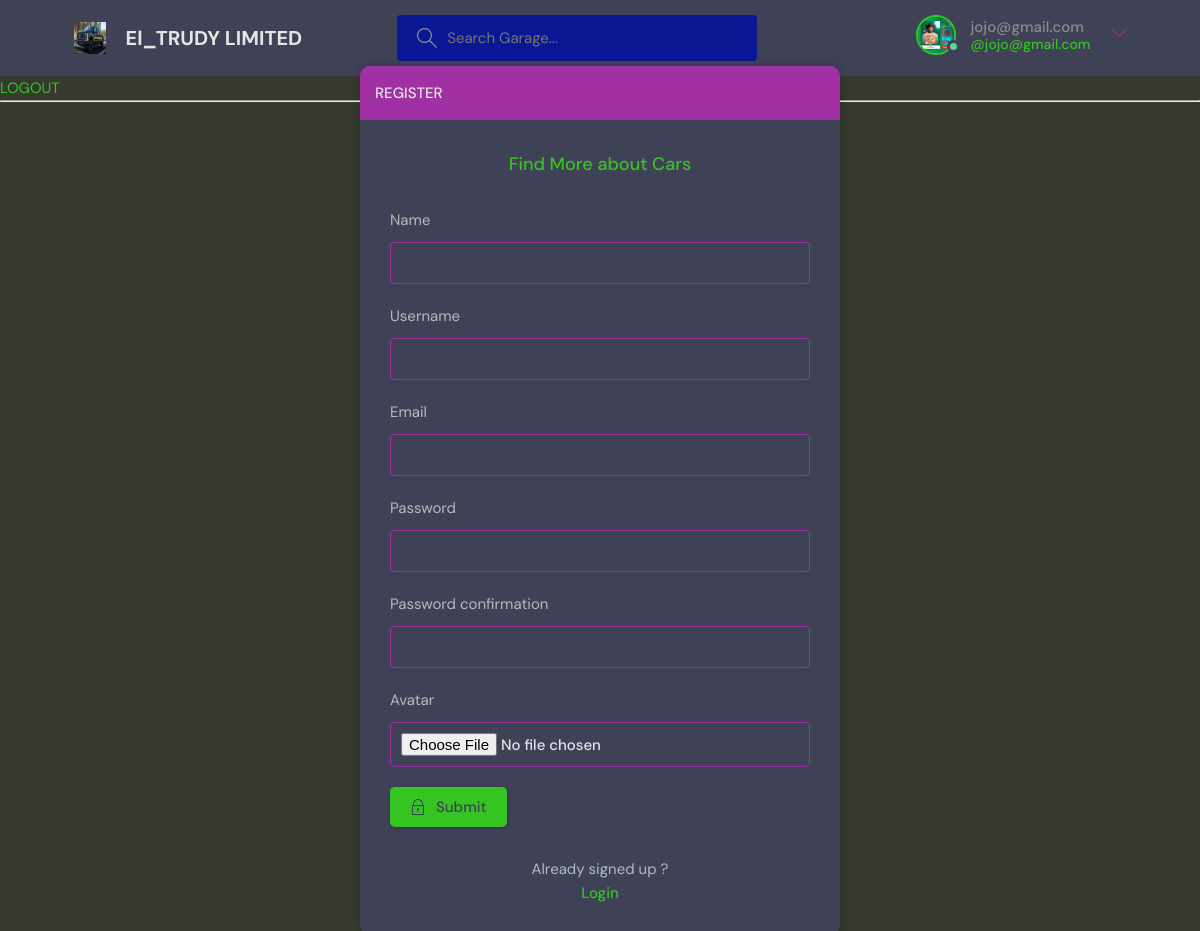
Screenshot of /register/ (signed in) with the database file from the repository.
### room/models.py (models this page shows)
class User(AbstractUser):
    name = models.CharField (max_length=200, null =True)
    email = models.EmailField(unique=True)
    bio = models.TextField( null=True)
    avatar = models.ImageField(null=True, default= "avatar.svg")
    USERNAME_FIELD = 'email'
    REQUIRED_FIELDS = []

### users/views.py (the view, shortened to what this page needs)
# urls.py: path("register/",views.register, name = "register"),
def register(request):
   page_name ="register"
   form = MainUserCreationForm()
   return render(request, 'users/login.html', {'page_name': page_name, 'form': form})

### room/forms.py
class MainUserCreationForm(UserCreationForm):
    class Meta:
        model= User
        fields = ['name','username', 'email', 'password1', 'password2','avatar' ]

### users/templates/users/login.html (shortened to what this page needs)
{% extends "main.html" %}
{% block content %}
{% if page_name == "login" %}
    <main class="auth layout">
      <div class="container">
        <div class="layout__box">
          <div class="layout__boxHeader">
            <div class="layout__boxTitle">
              <h3>Login</h3>
            </div>
          </div>
          <div class="layout__body">
            <h2 class="auth__tagline">Find More about Cars</h2>
            <form class="form" action="" method = "POST">
              {% csrf_token %}
              <div class="form__group form__group">
                <label for="room_name">Username</label>
                <input id="email" name="email" type="text" placeholder="e.g. bireelvis_p2" />
              </div>
              <div class="form__group">
                <label for="password">Password</label>
                <input
                  id="password"
                  name="password"
                  type="password"
                  placeholder="&bull;&bull;&bull;&bull;&bull;&bull;&bull;&bull;"
                />
              </div>
              <button class="btn btn--main" type="submit">
                <svg
                  version="1.1"
                  xmlns="http://www.w3.org/2000/svg"
                  width="32"
                  height="32"
                  viewBox="0 0 32 32"
                >
                  <title>lock</title>
                  <path
                    d="M27 12h-1v-2c0-5.514-4.486-10-10-10s-10 4.486-10 10v2h-1c-0.553 0-1 0.447-1 1v18c0 0.553 0.447 1 1 1h22c0.553 0 1-0.447 1-1v-18c0-0.553-0.447-1-1-1zM8 10c0-4.411 3.589-8 8-8s8 3.589 8 8v2h-16v-2zM26 30h-20v-16h20v16z"
                  ></path>
                  <path
                    d="M15 21.694v4.306h2v-4.306c0.587-0.348 1-0.961 1-1.694 0-1.105-0.895-2-2-2s-2 0.895-2 2c0 0.732 0.413 1.345 1 1.694z"
                  ></path>
                </svg>
                Login
              </button>
            </form>
            <div class="auth__action">
              <p>Haven't signed up yet?</p>
              <a href="{% url 'register'%}" class="btn btn--link">Sign Up</a>
            </div>
          </div>
        </div>
      </div>
    {% else %}
      <div class="container">
        <div class="layout__box">
          <div class="layout__boxHeader">
            <div class="layout__boxTitle">
              <h3>register</h3>
            </div>
          </div>
          <div class="layout__body">
            <h2 class="auth__tagline">Find More about Cars</h2>
            <form class="form" action="" method = "POST" enctype= "multipart/form-data">
              {% for field in form  %}
              <div class="form__group form__group">
                <label for="room_name">{{field.label}}</label>
               {{field}}
              </div>
              {% endfor %}
              <button class="btn btn--main" type="submit">
                Submit
              </button>
            </form>
            <div class="auth__action">
              <p>Already signed up ?</p>
              <a href="{% url 'login'%}" class="btn btn--link">Login</a>
            </div>
          </div>
        </div>
      </div>
    {% endif %}
{% endblock content %}

### templates/navbar.html (shortened to what this page needs)
{% load static %}
<header class="header header--loggedIn">
    <div class="container">
      <a href="{% url 'home'%}" class="header__logo">
        <img src="{% static 'images/icons/ford.jpeg'%}" />
        <h1>El_TRUDY LIMITED</h1>
      </a>
      <form class="header__search" method = 'GET' action = "{% url 'home'%}">
        <label>
          <input name="q" placeholder="Search Garage..." />
        </label>
      </form>
      <nav class="header__menu">
        {% if request.user.is_authenticated %}
        <div class="header__user">
          <a href="{% url 'edit_user'%}">
            <div class="avatar avatar--medium active">
              <img src="{{request.user.avatar.url}}" />
            </div>
            <p>{{request.user}} <span>@{{request.user}}</span></p>
          </a>
          <button class="dropdown-button">
            <svg version="1.1" xmlns="http://www.w3.org/2000/svg" width="32" height="32" viewBox="0 0 32 32">
              <title>chevron-down</title>
              <path d="M16 21l-13-13h-3l16 16 16-16h-3l-13 13z"></path>
            </svg>
          </button>
        </div>
        {% else %}
         <a href="{% url 'login' %}">
          <img src="{% static 'images/avatar.svg' %}" />
          <p>Login</p>
        </a>
        {% endif %}
      </nav>
    </div>
  </header>
{% if request.user.is_authenticated %}
<a href="{% url 'logout' %}">LOGOUT</a>
{%else%}
<a href="{% url 'login'%}">LOGIN</a>
{% endif %}

### static/styles/style.css (style rules this page uses)
:root { --color-main: #35c522; --color-main-light: #e1f6fb; --color-dark: #3f4156; --color-dark-medium: #0a1794; --color-dark-light: #a130a5; --color-light: #e5e5e5; --color-gray: #8b8b8b; --color-light-gray: #b2bdbd; --color-bg: #36392d; --color-success: #5dd693; --color-error: #fc4b0b; }
* { font-family: "DM Sans", -apple-system, BlinkMacSystemFont, "Segoe UI", Roboto, Oxygen, Ubuntu, Cantarell, "Open Sans", "Helvetica Neue", sans-serif; margin: 0; padding: 0; box-sizing: border-box; text-rendering: optimizeLegibility; font-size: inherit; }
html { font-size: 56.25%; }
@media only screen and (min-width: 1200px) { html { font-size: 62.5%; } }
body { line-height: 1.6; font-weight: 400; font-size: 1.5rem; color: var(--color-light-gray); background-color: var(--color-bg); min-height: 100vh; }
img { width: 100%; }
a { display: inline-block; color: var(--color-main); text-decoration: none; }
.container { max-width: 120rem; width: 90%; margin: auto; }
.btn { background-color: transparent; border: none; display: inline-flex; align-items: center; gap: 1rem; cursor: pointer; transition: all ease-in-out 0.3s; padding: 1rem 2rem; border-radius: 5px; box-shadow: 1px 1px 3px 1px rgba(0, 0, 0, 0.15); font-weight: 500; }
.btn--link { border-radius: 0; padding: 0; color: var(--color-main); box-shadow: none; }
.btn--main { background-color: var(--color-main); color: var(--color-dark); }
.btn > svg { fill: currentColor; width: 1.6rem; height: 1.6rem; }
.avatar { position: relative; display: inline-block; border-radius: 50%; border: 2px solid var(--color-main); }
.avatar img { display: block; border-radius: 50%; object-fit: cover; object-position: center; }
.avatar::after { content: ""; display: block; position: absolute; background-color: var(--color-gray); z-index: 111; border-radius: 50%; border: 0.3rem solid var(--color-dark); }
.avatar.active::after { background-color: var(--color-success); }
.avatar.avatar--medium img { width: 3.6rem; height: 3.6rem; border-radius: 50%; }
.avatar.avatar--medium:after { width: 0.7rem; height: 0.7rem; bottom: 0px; right: -6px; }
.header { padding: 1.5rem; background-color: var(--color-dark); }
.header > .container { display: flex; gap: 9.5rem; }
.header__logo, .header__user { display: flex; gap: 2rem; align-items: center; }
.header__logo > img { height: 3.2rem; width: 3.2rem; }
.header__logo > h1 { font-weight: 700; font-size: 2rem; color: var(--color-light); }
.header__search > label { background-color: var(--color-dark-medium); padding: 1.3rem 1rem; display: flex; align-items: center; gap: 1rem; border-radius: 4px; }
.header__search svg { fill: var(--color-gray); width: 2rem; height: 2rem; margin-left: 1rem; }
.header__search input { width: 30rem; background: transparent; border: none; outline: none; color: var(--color-light); }
.header__menu { margin-left: auto; position: relative; }
.header__menu a { display: flex; gap: 1.5rem; align-items: center; font-weight: 500; text-decoration: none; color: var(--color-gray); }
.header__menu img { height: 3.6rem; }
.header__menu p { line-height: 1.2; }
.header__menu span { color: var(--color-main); font-weight: 500; font-size: 1.4rem; display: block; }
.header__menu svg { width: 1.6rem; height: 1.6rem; fill: var(--color-dark-light); }
.dropdown-button { background: transparent; border: 0; outline: 0; cursor: pointer; }
.layout__box { width: 90%; max-width: 48rem; min-height: 40rem; position: absolute; top: 50%; left: 50%; transform: translate(-50%, -46%); background-color: var(--color-dark); border-radius: 1rem; box-shadow: 1px 1px 6px 3px rgba(0, 0, 0, 0.1); overflow: hidden; }
.layout__boxHeader { display: flex; padding: 1.5rem; background-color: var(--color-dark-light); }
.layout__boxTitle { display: flex; gap: 1.5rem; align-items: center; }
.layout__boxTitle h3 { text-transform: uppercase; font-weight: 500; color: var(--color-light); }
.layout__body { margin: 3rem; }
.form__group { margin-bottom: 2rem; width: 100%; }
.form__group label { display: block; font-size: 1.5rem; margin-bottom: 1rem; }
.form__group input, .form__group textarea, .form__group select { background: transparent; border: 1px solid var(--color-dark-light); padding: 1rem; border-radius: 3px; width: 100%; color: var(--color-light); font-weight: 500; outline: none; }
.auth__tagline { text-align: center; margin-bottom: 3rem; color: var(--color-main); font-weight: 500; font-size: 1.8rem; }
.auth__action { margin-top: 3rem; text-align: center; }

### rows the page displays
User: user.avatar (picture), user "jojo@gmail.com"

### other values shown
{{ field.label }} "Name" "Username" "Email" "Password" "Password confirmation" "Avatar"
